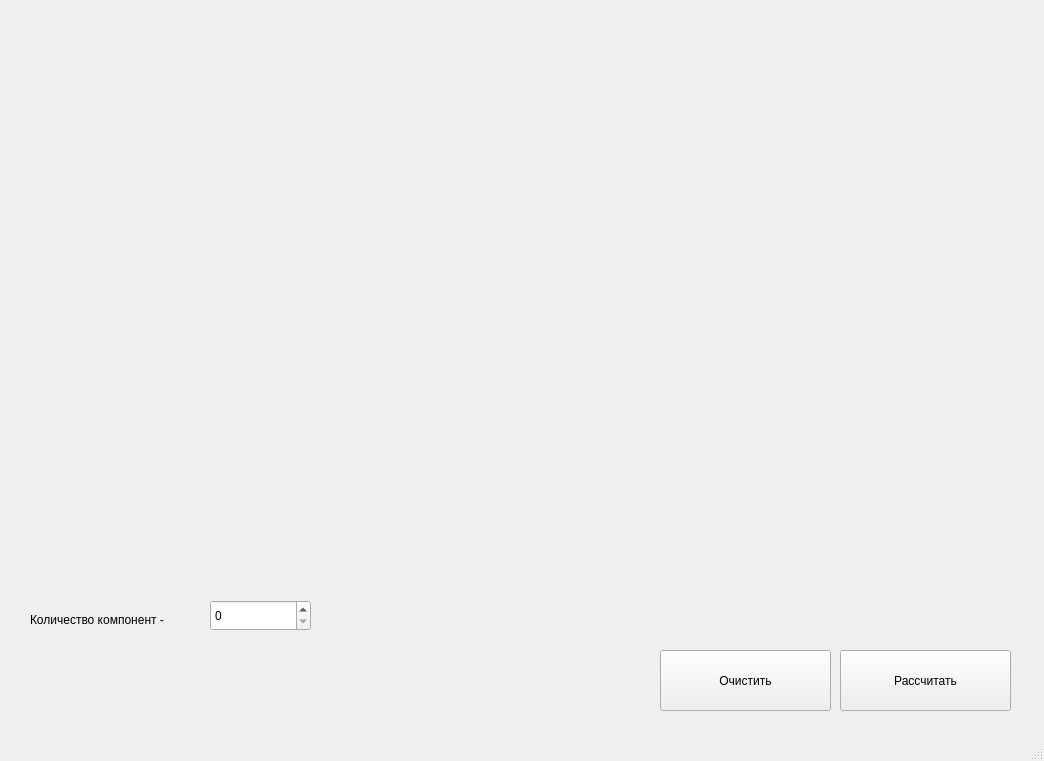
<?xml version="1.0" encoding="UTF-8"?>
<ui version="4.0">
 <class>MainWindow</class>
 <widget class="QMainWindow" name="MainWindow">
  <property name="geometry">
   <rect>
    <x>0</x>
    <y>0</y>
    <width>1044</width>
    <height>761</height>
   </rect>
  </property>
  <property name="windowTitle">
   <string>MainWindow</string>
  </property>
  <widget class="QWidget" name="centralwidget">
   <widget class="QPushButton" name="pushButtonCalculate">
    <property name="geometry">
     <rect>
      <x>840</x>
      <y>650</y>
      <width>171</width>
      <height>61</height>
     </rect>
    </property>
    <property name="text">
     <string>Рассчитать</string>
    </property>
   </widget>
   <widget class="QWidget" name="widget" native="true">
    <property name="geometry">
     <rect>
      <x>10</x>
      <y>60</y>
      <width>1021</width>
      <height>511</height>
     </rect>
    </property>
   </widget>
   <widget class="QSpinBox" name="spinBoxComponents">
    <property name="geometry">
     <rect>
      <x>210</x>
      <y>600</y>
      <width>101</width>
      <height>31</height>
     </rect>
    </property>
   </widget>
   <widget class="QPushButton" name="pushButtonClean">
    <property name="geometry">
     <rect>
      <x>660</x>
      <y>650</y>
      <width>171</width>
      <height>61</height>
     </rect>
    </property>
    <property name="text">
     <string>Очистить</string>
    </property>
   </widget>
   <widget class="QLabel" name="label">
    <property name="geometry">
     <rect>
      <x>30</x>
      <y>610</y>
      <width>181</width>
      <height>19</height>
     </rect>
    </property>
    <property name="text">
     <string>Количество компонент - </string>
    </property>
   </widget>
  </widget>
  <widget class="QMenuBar" name="menubar">
   <property name="geometry">
    <rect>
     <x>0</x>
     <y>0</y>
     <width>1044</width>
     <height>26</height>
    </rect>
   </property>
  </widget>
  <widget class="QStatusBar" name="statusbar"/>
 </widget>
 <resources/>
 <connections/>
</ui>
